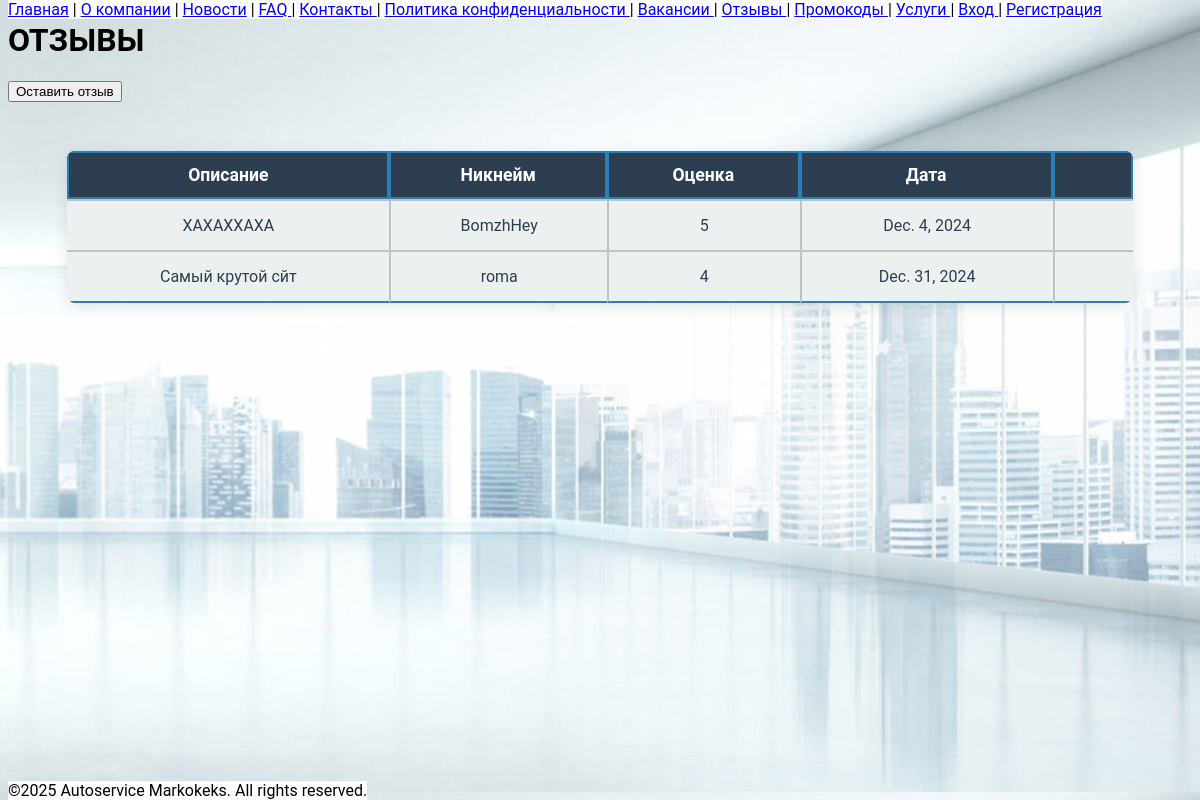
The page /reviews/ on the database as committed earlier.
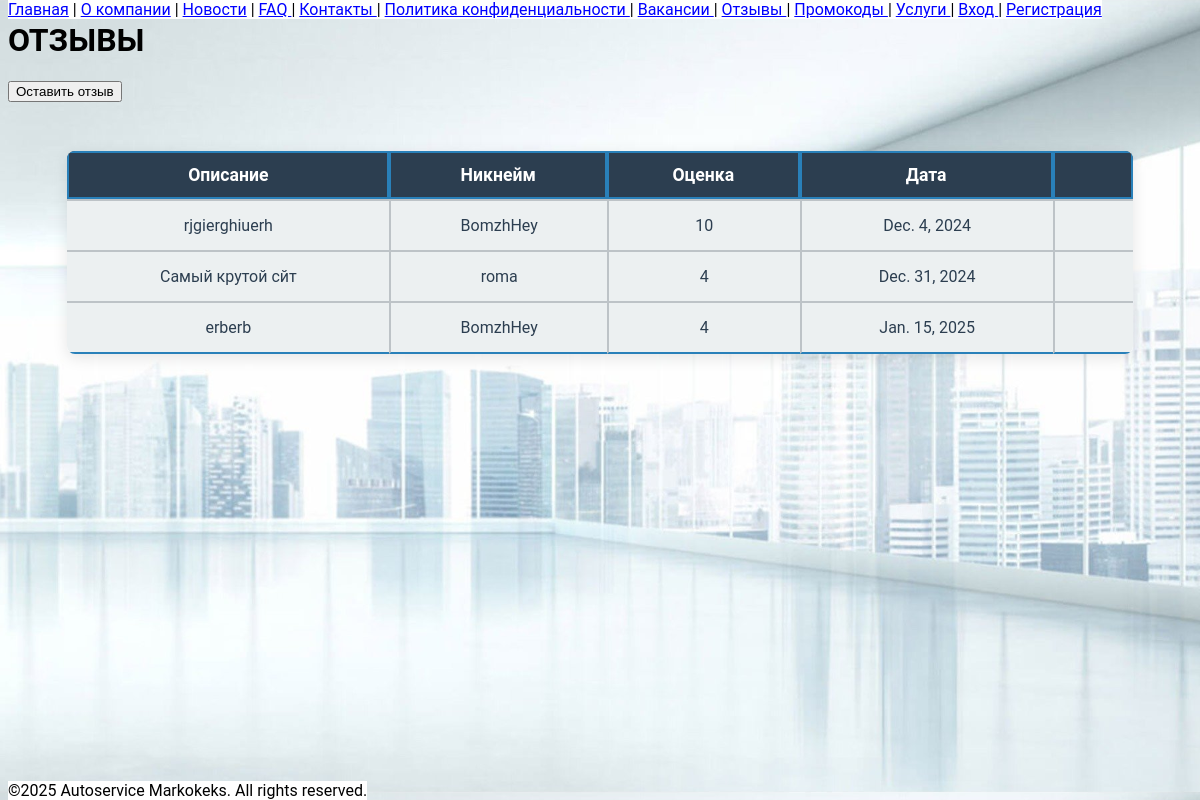
The same page on the database as committed later.
### reviews/models.py (models this page shows)
class Review(models.Model):
    description = models.CharField(max_length=200)
    user = models.ForeignKey(CustomUser, on_delete=models.CASCADE)
    score = models.IntegerField()
    created_at = models.DateField(default=date.today)

### users/models.py (models this page shows, shortened)
class CustomUser(AbstractBaseUser):
    username = models.CharField(max_length=20, primary_key=True, unique=True)
    id = models.IntegerField(default=1)
    first_name = models.CharField(max_length=20)
    last_name = models.CharField(max_length=20)
    email = models.EmailField(max_length=255, blank=False, unique=True)
    phone = models.CharField(max_length=19, blank=True, null=True)
    active = models.BooleanField(default=True)
    staff = models.BooleanField(default=False)
    is_employee = models.BooleanField(default=False)
    superuser = models.BooleanField(default=False)
    discount = models.IntegerField(default=0)
    registration_date = models.DateField(default=timezone.now)
    date_of_birth = models.DateField(default=timezone.now)
    USERNAME_FIELD = "username"
    REQUIRED_FIELDS = ['email', 'first_name', 'last_name', 'phone']
    objects = CustomUserManager()

### reviews/views.py (the view)
# urls.py: path("reviews/", review_index),
def review_index(request):
    reviews = Review.objects.all()
    return render(request, "review_index.html", {"reviews": reviews})

### reviews/templates/review_index.html (shortened to what this page needs)
{% extends "base.html" %}
{% block header %}
    Отзывы
{% endblock header %}
{% block style %}
    {% load static %}
{% endblock %}
{% block content %}
    <body>
        <a href="/reviews/create"> <button>Оставить отзыв</button> </a>
        <br>
        <br>
        {% if reviews.count > 0 %}
            <table>
                <thead>
                    <tr>
                        <th>Описание</th>
                        <th>Никнейм</th>
                        <th>Оценка</th>
                        <th>Дата</th>
                        <th></th>
                    </tr>
                </thead>
                {% for review in reviews %}
                    <tr>
                        <td>{{ review.description }}</td>
                        <td>{{ review.user.username }}</td>
                        <td>{{ review.score }}</td>
                        <td>{{ review.created_at }}</td>
                        <td>
                        </td>
                    </tr>
                {% endfor %}
            </table>
        {% endif %}
    </body>
{% endblock %}

### templates/base.html (shortened to what this page needs)
<!DOCTYPE html>
<html lang="ru">
    <head>
        {% load static %}
    </head>
    <body>
        <header>
            <nav class="menu">
                <a href="/">Главная</a>
                | <a href="/about">О компании</a>
                | <a href="/news">Новости</a>
                | <a href="/faq">FAQ </a>
                | <a href="/contacts">Контакты </a>
                | <a href="/privacy">Политика конфиденциальности </a>
                | <a href="/vacancies">Вакансии </a>
                | <a href="/reviews">Отзывы </a>
                | <a href="/discounts">Промокоды </a>
                | <a href="/services">Услуги </a>
                {% if user.is_authenticated %}
                    {% if user.is_employee %}
                    {% else %}
                    | <a href="/customerorders">Заказы </a>
                    {% endif %}
                    | <a href="/logout">Выход </a>
                {% else %}
                    | <a href="/login">Вход </a>
                    | <a href="/registration">Регистрация </a>
                {% endif %}
            </nav>
        </header>
        <h1>{% block header %}{% endblock header %}</h1>
        <div>{% block content%}{% endblock content %}</div>
        <footer lang="en">
            ©2025 Autoservice Markokeks. All rights reserved.
        </footer>
    </body>
</html>

### static/css/base.css (style rules this page uses)
.menu { position: fixed; background-color: white; top: 0; z-index: 5; }
footer { position: fixed; background-color: white; bottom: 0; z-index: 5; }
body { font-family: 'Roboto', Arial, sans-serif; background-image: url("/static/crash.png"); background-size: 100%; background-position: top; background-repeat: repeat-y; }
a { color: blue; }
h1, h2, h3 { text-transform: uppercase; }
@media (min-width: 1025px) { body { background-color: #66cc66; } }
@media (min-height: 800px) { body { font-size: 18px; } }
@media (min-height: 600px) and (max-height: 800px) { body { font-size: 16px; } }
button { cursor: pointer; }

### static/css/review_index.css (style rules this page uses)
table { width: 90%; margin: 30px auto; border-spacing: 0; border-radius: 8px; box-shadow: 0px 4px 15px rgba(0, 0, 0, 0.1); overflow: hidden; }
th { background-color: #2c3e50; color: white; font-size: 1.1em; padding: 12px 20px; text-align: center; border: 2px solid #2980b9; }
td { background-color: #ecf0f1; color: #2c3e50; padding: 15px 20px; text-align: center; border-top: 2px solid #bdc3c7; border-left: 2px solid #bdc3c7; vertical-align: middle; }
td:first-child { border-left: none; }
tr:nth-child(even) { background-color: #f9f9f9; }
tr:nth-child(odd) { background-color: #ffffff; }
tr:last-child td { border-bottom: 2px solid #2980b9; }

Rows that differ between the two databases and show on the page:
changed Review: description "ХАХАХХАХА" → "rjgierghiuerh"; score "5" → "10"
added Review: description "erberb", user.username "BomzhHey", score "4", created_at "Jan. 15, 2025"
